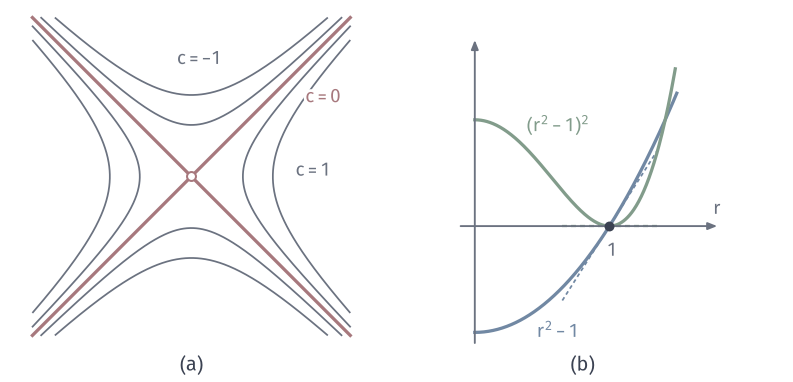

This chart was generated by the following Python code:
"""Regularity counterexamples: level sets of y1^2-y2^2, and the two defining functions of the circle along a radius."""
from pathlib import Path
import sys
ROOT = next(p for p in Path(__file__).resolve().parents if (p/"build.sh").is_file() and (p/"tex/book.tex").is_file())
sys.path.insert(0, str(ROOT/"figures/04-spaces-measures-and-geometry/04-manifolds/matplotlib/mfd-common"))
from mfd3d import *
W, H = 112, 54
fig, ax = canvas(W, H)
c = np.array([27., 29.]); u = 11.5
lim = 1.95
for cv, col, lw in ((-1, MUTED, .7), (-.4, MUTED, .7), (.4, MUTED, .7), (1, MUTED, .7)):
    y2 = np.linspace(-lim, lim, 400)
    if cv > 0:
        y1 = np.sqrt(cv+y2**2)
        keep = y1 <= lim
        for sgn in (1, -1):
            ax.plot(c[0]+u*sgn*y1[keep], c[1]+u*y2[keep], color=col, lw=lw, zorder=2)
    else:
        y1 = np.linspace(-lim, lim, 400)
        yy = np.sqrt(-cv+y1**2)
        keep = yy <= lim
        for sgn in (1, -1):
            ax.plot(c[0]+u*y1[keep], c[1]+u*sgn*yy[keep], color=col, lw=lw, zorder=2)
for sgn in (1, -1):
    ax.plot([c[0]-u*lim, c[0]+u*lim], [c[1]-u*sgn*lim, c[1]+u*sgn*lim], color=RED, lw=1.3, zorder=3)
dot(ax, c, RED, size=1.7, hollow=True)
label(ax, c+u*np.array([1.5, .08]), r'$c=1$', 7.5, MUTED, halo=True)
label(ax, c+u*np.array([.1, 1.45]), r'$c=-1$', 7.5, MUTED, halo=True)
label(ax, c+u*np.array([1.62, .98]), r'$c=0$', 7.5, RED, halo=True)
panel_tag(ax, c[0], 1.6, '(a)')
ox = 67.; oy = 22.; sx = 19.; sy = 15.
r = np.linspace(.0, 1.5, 400)
arrow(ax, (ox-2, oy), (ox+sx*1.8, oy), color=MUTED, lw=.75, scale=5.5)
arrow(ax, (ox, oy-sy*1.1), (ox, oy+sy*1.75), color=MUTED, lw=.75, scale=5.5)
label(ax, (ox+sx*1.8, oy+2.4), '$r$', 7.5, MUTED)
ax.plot(ox+sx*r, oy+sy*(r**2-1), color=BLUE, lw=1.3, zorder=3)
r2 = r[r > .0]
y = (r**2-1)**2
keep = y <= 1.5
ax.plot(ox+sx*r[keep], oy+sy*y[keep], color=GREEN, lw=1.3, zorder=3)
dot(ax, (ox+sx, oy), INK, zorder=8)
label(ax, (ox+sx+.4, oy-3.4), '$1$', 7.5, MUTED)
ax.plot([ox+sx*.65, ox+sx*1.35], [oy+sy*(-.7), oy+sy*.7], color=BLUE, lw=.7, ls=(0, (2.2, 1.8)), zorder=2)
ax.plot([ox+sx*.65, ox+sx*1.35], [oy, oy], color=GREEN, lw=.9, ls=(0, (2.2, 1.8)), zorder=4)
label(ax, (ox+sx*.62, oy-sy*.98), r'$r^2-1$', 7.5, BLUE, halo=True)
label(ax, (ox+sx*.62, oy+sy*.95), r'$(r^2-1)^2$', 7.5, GREEN, halo=True)
panel_tag(ax, ox+sx*.8, 1.6, '(b)')
save(fig, Path(__file__).resolve().parent, 'figure', {'formula': 'Phi=y1^2-y2^2 at levels -1,-.4,0,.4,1; along a radius r: r^2-1 and (r^2-1)^2, slopes at r=1 are 2 and 0'})
